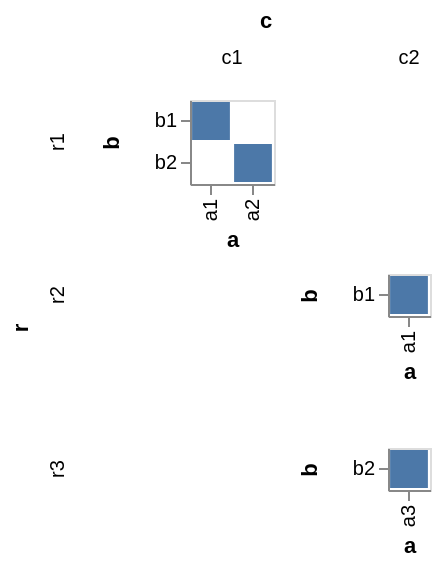

Specify this chart in Vega-Lite:
### Vega specification from a JSON file in a GitHub repository (floating-point values rounded to 4 significant figures)
{"$schema": "https://vega.github.io/schema/vega/v3.json", "autosize": "pad", "padding": 5, "data": [{"name": "source_0", "values": [{"r": "r1", "c": "c1", "a": "a1", "b": "b1"}, {"r": "r1", "c": "c1", "a": "a2", "b": "b2"}, {"r": "r2", "c": "c2", "a": "a1", "b": "b1"}, {"r": "r3", "c": "c2", "a": "a3", "b": "b2"}]}, {"name": "cross_column_domain_row_domain", "source": "source_0", "transform": [{"type": "aggregate", "groupby": ["c", "r"], "fields": ["a", "b"], "ops": ["distinct", "distinct"]}]}, {"name": "column_domain", "source": "cross_column_domain_row_domain", "transform": [{"type": "aggregate", "groupby": ["c"], "fields": ["distinct_a"], "ops": ["max"], "as": ["distinct_a"]}]}, {"name": "row_domain", "source": "cross_column_domain_row_domain", "transform": [{"type": "aggregate", "groupby": ["r"], "fields": ["distinct_b"], "ops": ["max"], "as": ["distinct_b"]}]}], "signals": [{"name": "child_x_step", "value": 21}, {"name": "child_y_step", "value": 21}], "layout": {"padding": {"row": 10, "column": 10}, "offset": {"rowTitle": 10, "columnTitle": 10}, "columns": {"signal": "length(data('column_domain'))"}, "bounds": "full", "align": "all"}, "marks": [{"name": "row_title", "role": "row-title", "type": "group", "marks": [{"type": "text", "role": "row-title-text", "style": "guide-title", "encode": {"update": {"align": {"value": "center"}, "text": {"value": "r"}, "angle": {"value": 270}}}}]}, {"name": "column_title", "role": "column-title", "type": "group", "marks": [{"type": "text", "role": "column-title-text", "style": "guide-title", "encode": {"update": {"align": {"value": "center"}, "text": {"value": "c"}}}}]}, {"name": "row_header", "type": "group", "role": "row-header", "from": {"data": "row_domain"}, "sort": {"field": "datum[\"r\"]", "order": "ascending"}, "title": {"text": {"signal": "''+parent[\"r\"]"}, "offset": 10, "orient": "left", "style": "guide-label", "encode": {"update": {"baseline": {"value": "middle"}}}}, "encode": {"update": {"height": {"signal": "bandspace(datum[\"distinct_b\"], 0.1, 0.05) * child_y_step"}}}}, {"name": "column_header", "type": "group", "role": "column-header", "from": {"data": "column_domain"}, "sort": {"field": "datum[\"c\"]", "order": "ascending"}, "title": {"text": {"signal": "''+parent[\"c\"]"}, "offset": 10, "orient": "top", "style": "guide-label", "encode": {"update": {"baseline": {"value": "middle"}}}}, "encode": {"update": {"width": {"signal": "bandspace(datum[\"distinct_a\"], 0.1, 0.05) * child_x_step"}}}}, {"name": "cell", "type": "group", "style": "cell", "from": {"facet": {"name": "facet", "data": "source_0", "groupby": ["r", "c"], "aggregate": {"cross": true, "fields": ["a", "b"], "ops": ["distinct", "distinct"], "as": ["distinct_a", "distinct_b"]}}}, "sort": {"field": ["datum[\"r\"]", "datum[\"c\"]"], "order": ["ascending", "ascending"]}, "encode": {"update": {"width": {"signal": "bandspace(datum[\"distinct_a\"], 0.1, 0.05) * child_x_step"}, "height": {"signal": "bandspace(datum[\"distinct_b\"], 0.1, 0.05) * child_y_step"}}}, "marks": [{"name": "child_marks", "type": "rect", "style": ["rect"], "from": {"data": "facet"}, "encode": {"update": {"fill": {"value": "#4c78a8"}, "x": {"scale": "child_x", "field": "a"}, "width": {"scale": "child_x", "band": true}, "y": {"scale": "child_y", "field": "b"}, "height": {"scale": "child_y", "band": true}}}}], "scales": [{"name": "child_x", "type": "band", "domain": {"data": "facet", "field": "a", "sort": true}, "range": {"step": {"signal": "child_x_step"}}, "paddingInner": 0.1, "paddingOuter": 0.05}, {"name": "child_y", "type": "band", "domain": {"data": "facet", "field": "b", "sort": true}, "range": {"step": {"signal": "child_y_step"}}, "paddingInner": 0.1, "paddingOuter": 0.05}], "axes": [{"scale": "child_x", "orient": "bottom", "grid": false, "title": "a", "encode": {"labels": {"update": {"angle": {"value": 270}, "align": {"value": "right"}, "baseline": {"value": "middle"}}}}, "zindex": 1}, {"scale": "child_y", "orient": "left", "grid": false, "title": "b", "zindex": 1}]}], "config": {"axisY": {"minExtent": 30}}}
